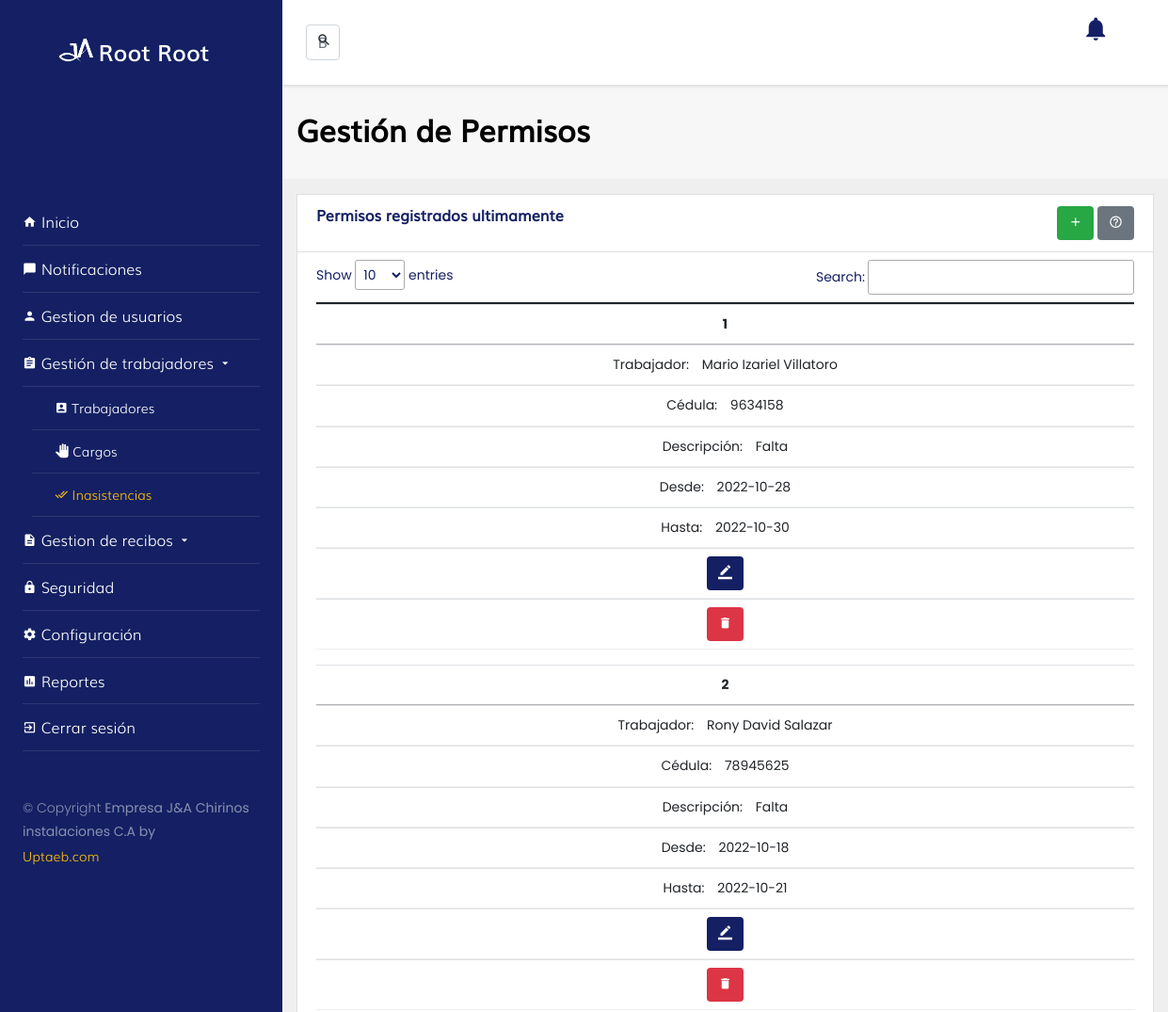
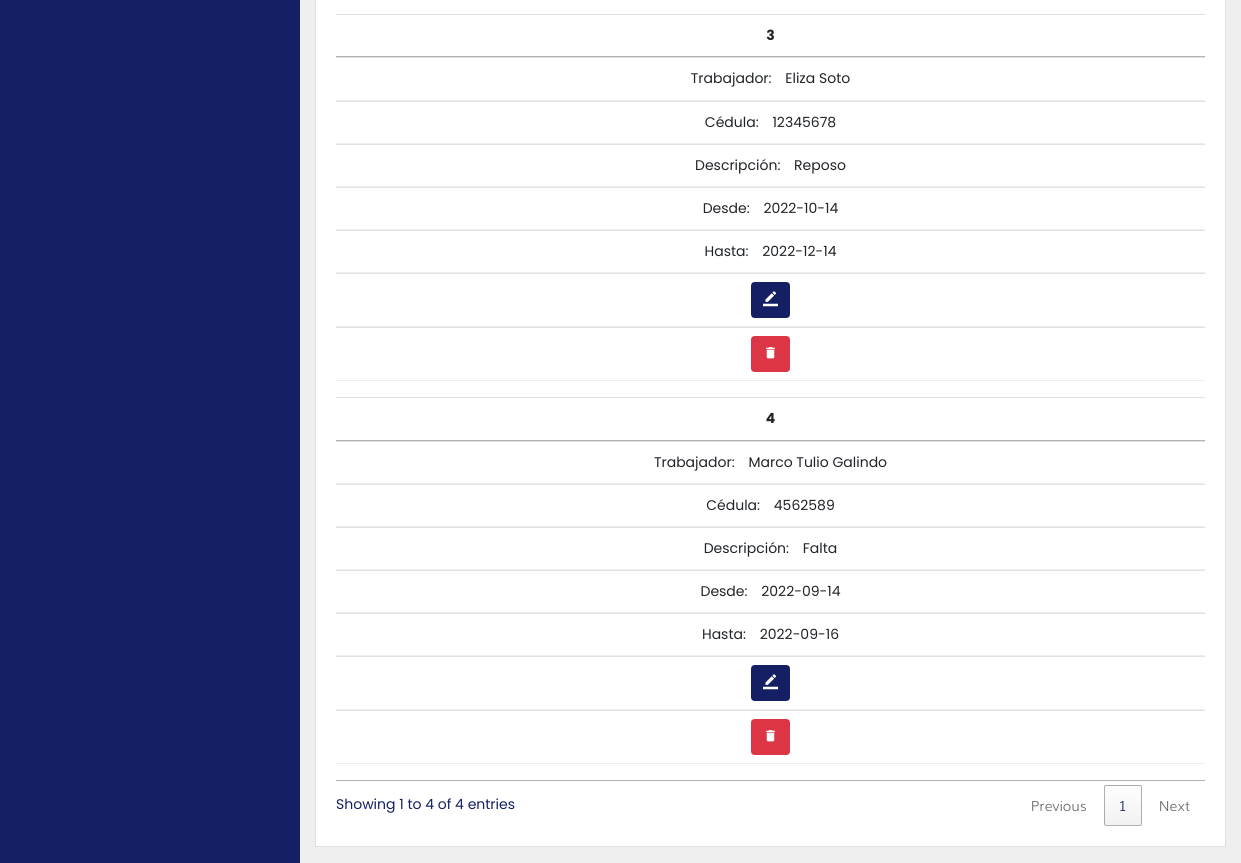
Screenshot of /?url=inasistencia (signed in) with the database file from the repository (2 pictures, top to bottom).
### tables this page shows
CREATE TABLE `permiso` (
  `id_permiso` int(11) NOT NULL,
  `cedula_trabajador` varchar(8) DEFAULT NULL,
  `descripcion` varchar(7) DEFAULT NULL,
  `desde` date DEFAULT NULL,
  `hasta` date DEFAULT NULL,
  `status` int(11) DEFAULT NULL
);

CREATE TABLE `trabajadores` (
  `id_cargo` int(11) NOT NULL,
  `nombre` varchar(30) DEFAULT NULL,
  `apellido` varchar(30) DEFAULT NULL,
  `cedula` varchar(8) NOT NULL,
  `t_celular` varchar(5) DEFAULT NULL,
  `celular` varchar(10) DEFAULT NULL,
  `fecha_nacimiento` date DEFAULT NULL,
  `fecha_ingreso` date DEFAULT NULL,
  `correo` varchar(50) DEFAULT NULL,
  `estado` int(11) DEFAULT NULL
);

### content/controllers/inasistenciaController.php (called while the page is built, shortened)
<?php
$inasistencia = new Inasistencia();
$views = _VIEWS_.$url."/".$url.".php";
$consultarInasistencia = $inasistencia -> consultar();
require_once $views;
?>

### index.php (called while the page is built, shortened)
<?php
    $IndexSystem = new frontController($_REQUEST);
?>

### content/models/inasistencia.php (called while the page is built, shortened)
<?php
  class Inasistencia extends Conexion {
      public function consultar(){
           $strSql = 'SELECT * FROM permiso INNER JOIN trabajadores ON permiso.cedula_trabajador = trabajadores.cedula INNER JOIN cargo ON cargo.id_cargo = trabajadores.id_cargo WHERE permiso.status >= 1 ORDER BY id_permiso desc';
            try {
              $strExec = Conexion::prepare($strSql);
              $strExec->execute();
              $respuestaArreglo = $strExec->fetchAll(PDO::FETCH_ASSOC);
              return $respuestaArreglo;
            } catch (PDOException $e) {
              $errorReturn += ['info' => "error sql:{$e}"];
              return $errorReturn;
            }
      }
    }
?>

### content/views/inasistencia/inasistencia.php (shortened to what this page needs)
<!doctype html>
  <html lang="en">
  <head>
  </head>
  <body class="bg-grey">
  <div class="d-flex">
    <div class="w-100">
      <section class="py-3" style="background-color: #F8F7F7;">
          <div class="container">
            <div class="row">
              <div class="col-lg-12 d-flex">
                <h2 class="font-weight-bold w-100 align-self-center" style="width: 100%;">Gestión de Permisos</h2>
              </div>
            </div>
          </div>
        </section>
        <section class="bg-grey" >
          <div class="container">
            <div class="row">
              <div class="col-lg-12 my-3">
                <div class="card rounded-0">
                  <div class="card-header bg-light">
                          <div class="row">
                              <div class="col-lg-8">
                                <h6  class="font-weight-bold mb-0">Permisos registrados ultimamente</h6>
                              </div>
                              <div class="col-lg-4">
                                    <div class="float-right">
                                      <?php if(isset($operacionRI)){ ?>
                                      <button type="button" class="btn btn-success pull-right" data-bs-toggle="modal" data-bs-target="#registrar" data-whatever="@mdo" data-bs-toggle="tooltip" data-bs-placement="top" title="registrar Cargo"><i class="icon-add" style="font-size: 15px"></i></button>
                                      <?php  } ?>
                                      <button type="button" class="btn btn-secondary pull-right" data-bs-toggle="modal" data-bs-target="#ayuda" data-whatever="@mdo"><i class="icon-help_outline" style="font-size: 15px"></i></button>
                                    </div>
                              </div>
                          </div>
                  </div>
                  <div class="card-body pt-2">
                       <table class="table table-hover" id="tableID">
                              <thead>
                              </thead>
                              <tbody>
                               <?php $n=1; foreach ($consultarInasistencia as $datos) { ?>
                                <tr align="center">
                                  <th scope="row"><?php echo $n++;?></th>
                                  <td><?php echo $datos['nombre']. ' ' . $datos['apellido']; ?></td>
                                  <td><?php echo $datos['cedula']; ?></td>
                                  <td><?php echo $datos['descripcion']; ?></td>
                                  <td><?php echo $datos['desde']; ?></td>
                                  <td><?php echo $datos['hasta']; ?></td>
                                  <?php if(isset($operacionMI)){ ?>
                                  <td>
                                    <button type="button" class="btn btn-primary pull-right" data-bs-toggle="modal" data-bs-target="#modificar<?php echo $n;?>" data-whatever="@mdo" data-toggle="tooltip" data-placement="top"><i class="icon-border_color" style="font-size: 15px"></i></button>
                                  </td>
                                  <?php } ?>
                                  <?php if(isset($operacionEI)){ ?>
                                  <td>
                                    <button type="button" onclick="eliminar(<?php echo $datos['id_permiso'];?>);" class="btn btn-danger pull-right" data-whatever="@mdo" data-toggle="tooltip" data-placement="top" title="eliminar"><i class="icon-delete" style="font-size: 15px"></i></button>
                                  </td>
                                  <?php } ?>
                                </tr>
                              <?php } ?>
                            </tbody>
                            </table>
                  </div>
                </div>
              </div>
            </div>
          </div>
        </section>
        </div>
    </div>
</body>
</html>

### assets/css/style.css (style rules this page uses)
:root { --primary: #142063; --secundary: #0a1138; --terc: #1f3ce4; --light: #ffffff; --grey: #efefef; }
html { height: 100%; }
body { min-height: 100%; }
body { overflow: auto!important; font-weight: 300; color: var(--primary); }
.bg-light { background-color: var(--light)!important; }
.btn { border: 0; }
.btn-primary { background-color: var(--primary)!important; }
.bg-grey { background-color: var(--grey)!important; }
.font-weight-bold { font-weight: bold; font-family: 'Muli1'; }

### assets/css/modulos/responsiveInasistencia.php (style rules this page uses)
@media only screen 
    and (max-width: 760px), (min-device-width: 768px) 
    and (max-device-width: 1024px) { table, thead, tbody, th, td, tr { display: block; } }
@media only screen 
    and (max-width: 760px), (min-device-width: 768px) 
    and (max-device-width: 1024px) { tr { margin: 0 0 1rem 0; } }
@media only screen 
    and (max-width: 760px), (min-device-width: 768px) 
    and (max-device-width: 1024px) { tr:nth-child(odd) { background: #ccc; } }
@media only screen 
    and (max-width: 760px), (min-device-width: 768px) 
    and (max-device-width: 1024px) { td { border: none; border-bottom: 1px solid #eee; position: relative; padding-left: 50%; } }
@media only screen 
    and (max-width: 760px), (min-device-width: 768px) 
    and (max-device-width: 1024px) { td:before { position: right; top: 0; left: 6px; width: 45%; padding-right: 10px; white-space: nowrap; } }
@media only screen 
    and (max-width: 760px), (min-device-width: 768px) 
    and (max-device-width: 1024px) { td:nth-of-type(1):before { content: "Trabajador: "; } }
@media only screen 
    and (max-width: 760px), (min-device-width: 768px) 
    and (max-device-width: 1024px) { td:nth-of-type(2):before { content: "Cédula: "; } }
@media only screen 
    and (max-width: 760px), (min-device-width: 768px) 
    and (max-device-width: 1024px) { td:nth-of-type(3):before { content: "Descripción: "; } }
@media only screen 
    and (max-width: 760px), (min-device-width: 768px) 
    and (max-device-width: 1024px) { td:nth-of-type(4):before { content: "Desde: "; } }
@media only screen 
    and (max-width: 760px), (min-device-width: 768px) 
    and (max-device-width: 1024px) { td:nth-of-type(5):before { content: "Hasta: "; } }

### rows the page displays
permiso: cedula_trabajador.nombre "Mario Izariel", cedula_trabajador.apellido "Villatoro", cedula_trabajador.cedula "9634158", descripcion "Falta", desde "2022-10-28", hasta "2022-10-30"
permiso: cedula_trabajador.nombre "Rony David", cedula_trabajador.apellido "Salazar", cedula_trabajador.cedula "78945625", descripcion "Falta", desde "2022-10-18", hasta "2022-10-21"
permiso: cedula_trabajador.nombre "Eliza", cedula_trabajador.apellido "Soto", cedula_trabajador.cedula "12345678", descripcion "Reposo", desde "2022-10-14", hasta "2022-12-14"
permiso: cedula_trabajador.nombre "Marco Tulio", cedula_trabajador.apellido "Galindo", cedula_trabajador.cedula "4562589", descripcion "Falta", desde "2022-09-14", hasta "2022-09-16"

### other values shown
$_SESSION['nombre'] "Root"
$_SESSION['apellido'] "Root"
